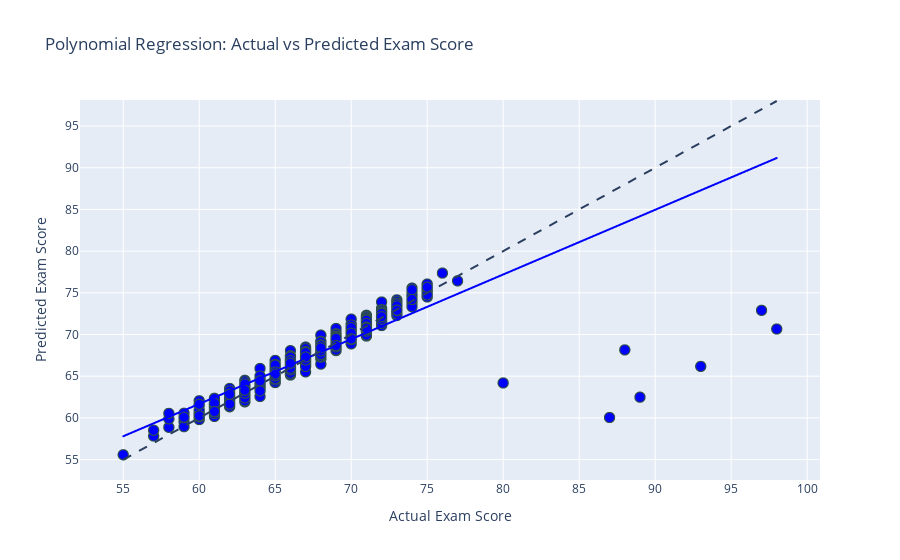

Notebook source saved alongside this figure:
### Code cell
import plotly.express as px
import pandas as pd

# Create DataFrame for comparison
results_df = pd.DataFrame({
    'Actual Exam Score': y_test,
    'Predicted Exam Score': y_pred_poly
})

fig = px.scatter(results_df,
                 x='Actual Exam Score',
                 y='Predicted Exam Score',
                 title='Polynomial Regression: Actual vs Predicted Exam Score',
                 trendline="ols")  # adds a best-fit line

fig.update_traces(marker=dict(size=10, color='blue', line=dict(width=1, color='DarkSlateGrey')))
fig.add_shape(type='line', line=dict(dash='dash'),
              x0=results_df.min().min(), y0=results_df.min().min(),
              x1=results_df.max().max(), y1=results_df.max().max())

fig.show()
fig.write_image("polynomial_regression_plot.png", width=800, height=600, scale=2)

### Figure 1 — Plotly figure (JSON) as saved in the notebook; plotly's stock layout.template omitted (floating-point values rounded to 4 significant figures; data arrays with more than 128 entries replaced by an {"elided": "..."} marker saying what was removed)
{"data": [{"hovertemplate": "Actual Exam Score=%{x}<br>Predicted Exam Score=%{y}<extra></extra>", "legendgroup": "", "marker": {"color": "blue", "line": {"color": "DarkSlateGrey", "width": 1}, "size": 10, "symbol": "circle"}, "mode": "markers", "name": "", "showlegend": false, "type": "scattergl", "x": {"elided": "1322 int values"}, "xaxis": "x", "y": {"elided": "1322 float values"}, "yaxis": "y"}, {"hovertemplate": "<b>OLS trendline</b><br>Predicted Exam Score = 0.775861 * Actual Exam Score + 15.1286<br>R<sup>2</sup>=0.758653<br><br>Actual Exam Score=%{x}<br>Predicted Exam Score=%{y} <b>(trend)</b><extra></extra>", "legendgroup": "", "marker": {"color": "blue", "line": {"color": "DarkSlateGrey", "width": 1}, "size": 10, "symbol": "circle"}, "mode": "lines", "name": "", "showlegend": false, "type": "scattergl", "x": {"elided": "1322 int values"}, "xaxis": "x", "y": {"elided": "1322 float values"}, "yaxis": "y"}], "layout": {"autosize": true, "legend": {"tracegroupgap": 0}, "shapes": [{"line": {"dash": "dash"}, "type": "line", "x0": 55, "x1": 98, "y0": 55, "y1": 98}], "title": {"text": "Polynomial Regression: Actual vs Predicted Exam Score"}, "xaxis": {"anchor": "y", "autorange": true, "domain": [0, 1], "range": [52.25, 100.7], "title": {"text": "Actual Exam Score"}, "type": "linear"}, "yaxis": {"anchor": "x", "autorange": true, "domain": [0, 1], "range": [51.63, 98.26], "title": {"text": "Predicted Exam Score"}, "type": "linear"}}}
